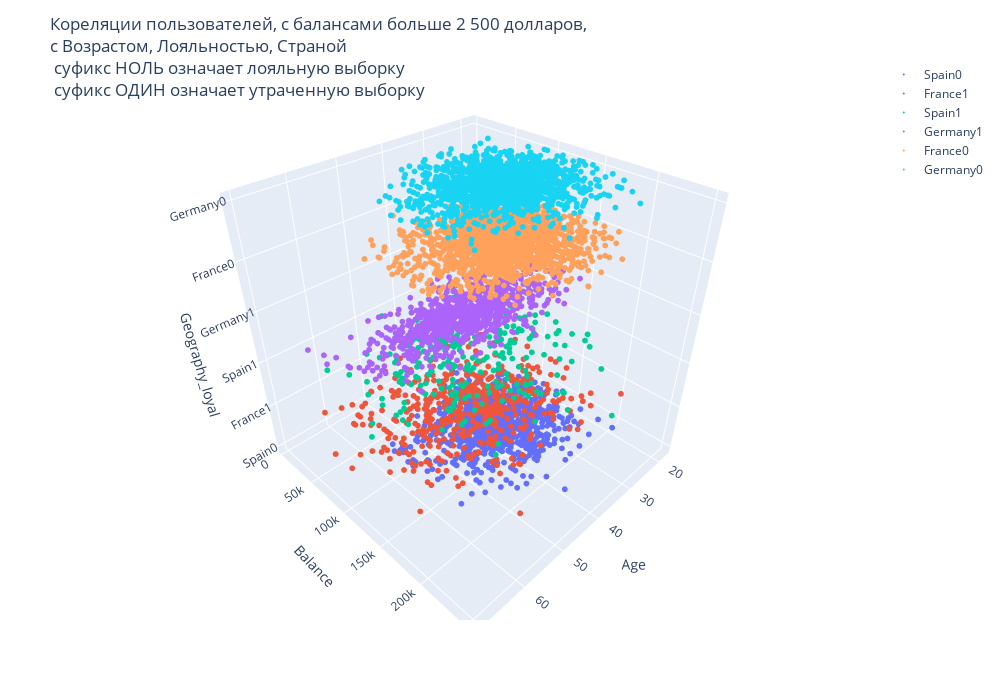

The notebook cell saved with this chart:
### Markdown cell above
Задание 9.2.    
Постройте график, показывающий распределение баланса пользователей, у которых на счету больше 2 500 долларов.   
Опишите распределение и сделайте выводы.

### Code cell
#Выделяем клиентов с балансами более 2500$
scatter_data = churn_data_df[churn_data_df['Balance'] > 2500]

#Создаём дополнительный признак, страна с лояльными или не лояльными клиентами
scatter_data[['Exited_str']] = scatter_data[['Exited']].astype('str')
scatter_data["Geography_loyal"] = scatter_data["Geography"] + scatter_data["Exited_str"]

fig = px.scatter_3d(
    data_frame=scatter_data, #DataFrame
    x = 'Age', #ось абсцисс
    y = 'Balance', #ось ординат
    z = 'Geography_loyal', #ось аппликат
    color='Geography_loyal', #расцветка
    log_x=False, 
    log_y=False,
    width=1000,
    height=700,
)
fig.update_traces(marker=dict(size=2)) 
fig.update_layout(
    title="Кореляции пользователей, с балансами больше 2 500 долларов,<br>с Возрастом, Лояльностью, Страной <br> суфикс НОЛЬ означает лояльную выборку <br> суфикс ОДИН означает утраченную выборку",
    legend_title="",
    # Другие параметры макета, если нужно
)


#отображаем график
fig.show();

### Figure 1 — Plotly figure (JSON) as saved in the notebook; plotly's stock layout.template omitted (floating-point values rounded to 4 significant figures; data arrays with more than 128 entries replaced by an {"elided": "..."} marker saying what was removed)
{"data": [{"hovertemplate": "Geography_loyal=%{z}<br>Age=%{x}<br>Balance=%{y}<extra></extra>", "legendgroup": "Spain0", "marker": {"color": "#636efa", "size": 2, "symbol": "circle"}, "mode": "markers", "name": "Spain0", "scene": "scene", "showlegend": true, "type": "scatter3d", "x": {"elided": "957 int values"}, "y": {"elided": "957 float values"}, "z": {"elided": "957 str values"}}, {"hovertemplate": "Geography_loyal=%{z}<br>Age=%{x}<br>Balance=%{y}<extra></extra>", "legendgroup": "France1", "marker": {"color": "#EF553B", "size": 2, "symbol": "circle"}, "mode": "markers", "name": "France1", "scene": "scene", "showlegend": true, "type": "scatter3d", "x": {"elided": "471 int values"}, "y": {"elided": "471 float values"}, "z": {"elided": "471 str values"}}, {"hovertemplate": "Geography_loyal=%{z}<br>Age=%{x}<br>Balance=%{y}<extra></extra>", "legendgroup": "Spain1", "marker": {"color": "#00cc96", "size": 2, "symbol": "circle"}, "mode": "markers", "name": "Spain1", "scene": "scene", "showlegend": true, "type": "scatter3d", "x": {"elided": "248 int values"}, "y": {"elided": "248 float values"}, "z": {"elided": "248 str values"}}, {"hovertemplate": "Geography_loyal=%{z}<br>Age=%{x}<br>Balance=%{y}<extra></extra>", "legendgroup": "Germany1", "marker": {"color": "#ab63fa", "size": 2, "symbol": "circle"}, "mode": "markers", "name": "Germany1", "scene": "scene", "showlegend": true, "type": "scatter3d", "x": {"elided": "810 int values"}, "y": {"elided": "810 float values"}, "z": {"elided": "810 str values"}}, {"hovertemplate": "Geography_loyal=%{z}<br>Age=%{x}<br>Balance=%{y}<extra></extra>", "legendgroup": "France0", "marker": {"color": "#FFA15A", "size": 2, "symbol": "circle"}, "mode": "markers", "name": "France0", "scene": "scene", "showlegend": true, "type": "scatter3d", "x": {"elided": "2002 int values"}, "y": {"elided": "2002 float values"}, "z": {"elided": "2002 str values"}}, {"hovertemplate": "Geography_loyal=%{z}<br>Age=%{x}<br>Balance=%{y}<extra></extra>", "legendgroup": "Germany0", "marker": {"color": "#19d3f3", "size": 2, "symbol": "circle"}, "mode": "markers", "name": "Germany0", "scene": "scene", "showlegend": true, "type": "scatter3d", "x": {"elided": "1598 int values"}, "y": {"elided": "1598 float values"}, "z": {"elided": "1598 str values"}}], "layout": {"height": 700, "legend": {"title": {"text": ""}, "tracegroupgap": 0}, "margin": {"t": 60}, "scene": {"domain": {"x": [0, 1], "y": [0, 1]}, "xaxis": {"title": {"text": "Age"}}, "yaxis": {"title": {"text": "Balance"}}, "zaxis": {"categoryarray": ["Spain0", "France1", "Spain1", "Germany1", "France0", "Germany0"], "categoryorder": "array", "title": {"text": "Geography_loyal"}}}, "title": {"text": "Кореляции пользователей, с балансами больше 2 500 долларов,<br>с Возрастом, Лояльностью, Страной <br> суфикс НОЛЬ означает лояльную выборку <br> суфикс ОДИН означает утраченную выборку"}, "width": 1000}}
